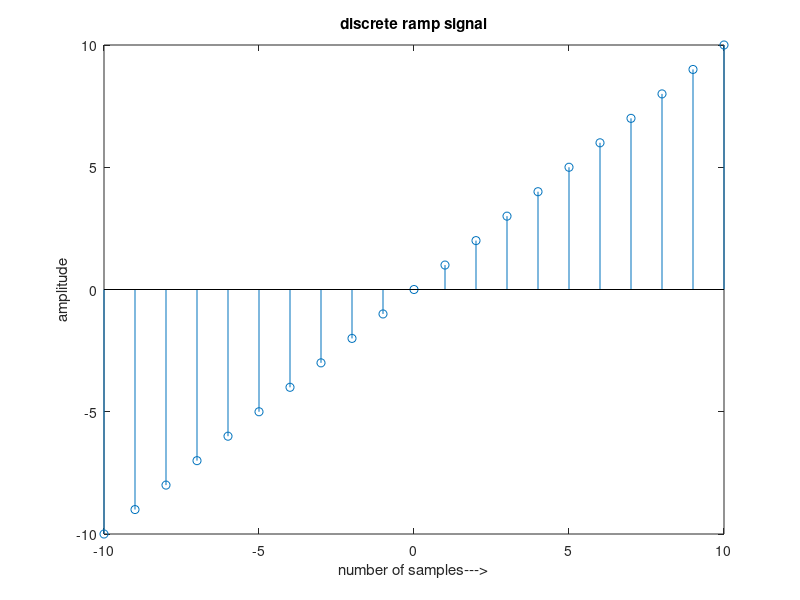

Source code (MATLAB):
clear all;
close all;
clc;
N=10;
n=-N:1:N;
y=n;
stem(n,y);
ylabel('amplitude');
xlabel('number of samples--->');
title('discrete ramp signal');